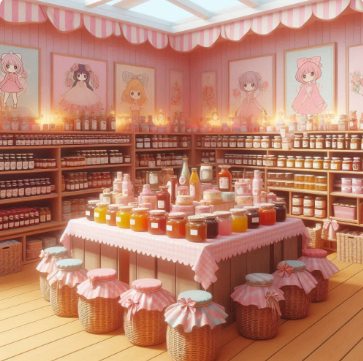
#> input picture src/UiMain/Ventanas/imagenes/carrito.png, 363 x 361 px; its folder holds 5 pictures in this run
$ python main.py
#> lines starting #> are read from the running program, lines starting #| are printed output that depends on the picture; pictures that were not available may be replaced by others from this repository, and a replacement may not be noted
# Este módulo pertenece al paquete 'UIMain' y contiene clases relacionadas con la interfaces de usuario y las funcionalidades
# Incluye la clase 'Main' que representa la interfaz y las interacciones en la aplicacion
# y métodos para su manipulación.
#
# Esta clase representa la interfaz de la aplicacion para la interaccion con  el usuario
#
#
# AUTORES: - Sebastian Estrada Villa
#          - Valentina Luján Robledo
#          - Santiago Ochoa Quintero


#Importacion tkinter
from tkinter import *
import tkinter as tk
from tkinter import messagebox
from PIL import Image, ImageTk  # Para redimensionar imágenes
from pathlib import Path

#Rutas de las imagenes
directorio_script = Path(__file__).parent

ruta_tienda = directorio_script / "imagenes" / "tienda.png"
ruta_carrito = directorio_script / "imagenes" / "carrito.png"
ruta_precio = directorio_script / "imagenes" / "precio.png"
ruta_cajera = directorio_script / "imagenes" / "cajera.png"
ruta_productos = directorio_script / "imagenes" / "productos.png"

ruta_sebastian1 = directorio_script / "imagenes" / "sebastian1.png"
ruta_sebastian2 = directorio_script / "imagenes" / "sebastian2.png"
ruta_sebastian3 = directorio_script / "imagenes" / "sebastian3.png"
ruta_sebastian4 = directorio_script / "imagenes" / "sebastian4.png"

ruta_valentina1 = directorio_script / "imagenes" / "valentina1.png"
ruta_valentina2 = directorio_script / "imagenes" / "valentina2.png"
ruta_valentina3 = directorio_script / "imagenes" / "valentina3.png"
ruta_valentina4 = directorio_script / "imagenes" / "valentina4.png"

ruta_santiago1 = directorio_script / "imagenes" / "santiago1.png"
ruta_santiago2 = directorio_script / "imagenes" / "santiago2.png"
ruta_santiago3 = directorio_script / "imagenes" / "santiago3.png"
ruta_santiago4 = directorio_script / "imagenes" / "santiago4.png"


#Creacion ventana
ventanaMain = tk.Tk()
ventanaMain.title('Inicio - Delicia Fresca')

# Ajustar ventana principal al tamaño de la pantalla
ventanaMain.state('zoomed')

# Redimensiona imágenes
def redimensionar_imagen(ruta_imagen, ancho, alto):
#> called with ancho = 300, alto = 300
    img = Image.open(ruta_imagen)
#> img is the input picture: PIL image 363x361 RGBA; mean R, G, B, A 187, 132.8, 111.7, 255
    img = img.resize((ancho, alto), Image.LANCZOS)
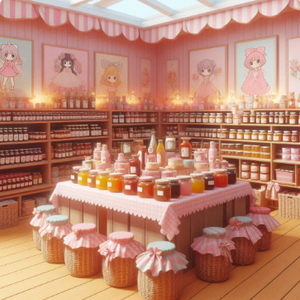
#> img: PIL image 300x300 RGBA; mean R, G, B, A 187, 132.8, 111.7, 255
    return ImageTk.PhotoImage(img)


#Funciones Eventos
#Evento click  - Cambio hoja de vida
# [80 lines left out: functions mensaje, nueva_ventana, descripcion_proyecto, not called in this run]


rutasImagenesSistema = [
    ruta_carrito,
    ruta_productos,
    ruta_cajera,
    ruta_precio,
    ruta_tienda
]

image_index = 0

# [6 lines left out: function cambiarImagen, not called in this run]


def salir_y_guardar():
        """Sale de la aplicación."""
        ventanaMain.destroy()


#Frame 1 - Parte izquierda de la pantalla
frame1 = tk.Frame(ventanaMain, bg="#f8d5e1", borderwidth=2, relief="sunken")
frame1.grid(row=0, column=0, sticky="nsew")
ventanaMain.grid_rowconfigure(0, weight=1)
ventanaMain.grid_columnconfigure(0, weight=1)

subFrame1_1 = tk.Frame(frame1, bg="#f2a6c2", borderwidth=2, relief="sunken")
subFrame1_1.pack(fill='both', expand=True, padx=10, pady=10)

saludoBienvenida = tk.Label(subFrame1_1, font=("Georgia", 15), text="Bienvenido a Delicia Fresca", bg="#fbcfe0", borderwidth=2, relief="sunken")
saludoBienvenida.pack(pady=20)


#Subframe 1 Frame parte derecha Boton para avanzar a la siguiente ventana
subFrame1_2 = tk.Frame(frame1, bg="#ff8fc5", borderwidth=2, relief="sunken")
subFrame1_2.pack(fill='both', expand=True, padx=10, pady=10)
ventanaMain.grid_rowconfigure(0, weight=1)
ventanaMain.grid_columnconfigure(1, weight=1)

# Cargar imagen redimensionada
imagenSis = redimensionar_imagen(ruta_carrito, 300, 300)
labelImagenSistema = tk.Label(subFrame1_2, image=imagenSis, bg="#fbcfe0", borderwidth=2, relief="sunken")
labelImagenSistema.pack(pady=20)
labelImagenSistema.bind("<Leave>", cambiarImagen)


# Botón para avanzar a la siguiente ventana
siguienteVentana = tk.Button(subFrame1_2, text="Ir a la ventana principal", command=nueva_ventana, bg="#ff8fc5", font=("Georgia", 14, "bold"), fg="#ffffff", border=3, relief="raised")
siguienteVentana.place(relx=0.05, rely=0.7, relheight=0.15, relwidth=0.9)


#Frame 2 - Parte derecha de la ventana
frame2 = tk.Frame(ventanaMain, bg="#f8d5e1", borderwidth=2, relief="sunken")
frame2.grid(row=0, column=1, sticky="nsew")

subFrame2_1 = tk.Frame(frame2, bg="#f2a6c2", borderwidth=2, relief="sunken")
subFrame2_1.pack(fill='both', expand=True, padx=10, pady=10)

hojaDeVida = tk.Label(subFrame2_1, bg="#fbcfe0",text="Valentina Luján Robledo", font=("Georgia", 16), anchor = "center")
hojaDeVida.pack(pady=10, fill = 'both', expand = True)

hojaDeVida.bind("<Button-1>", mensaje)

hojaDeVida2 = tk.Label(subFrame2_1, bg="#fbcfe0", text="Estudio Ingeniería de Sistemas e Informática \n\nMe gusta la música, bailar y aprender cosas nuevas ", font=("Georgia", 12), justify="center", anchor = "center")
hojaDeVida2.pack(pady=10, fill='both', expand=True)

hojaDeVida2.bind("<Button-1>", mensaje)


# Subframe para las imágenes
subFrame2_2 = tk.Frame(frame2, bg="#ff8fc5", borderwidth=2, relief="sunken")
subFrame2_2.pack(fill='both', expand=True, padx=10, pady=10)

# Configurar el grid para que las imágenes se ajusten correctamente
subFrame2_2.grid_rowconfigure(0, weight=1)
subFrame2_2.grid_rowconfigure(1, weight=1)
subFrame2_2.grid_columnconfigure(0, weight=1)
subFrame2_2.grid_columnconfigure(1, weight=1)


# Imágenes de los integrantes redimensionadas
imagen1 = redimensionar_imagen(ruta_valentina1, 150, 150)
#> call 2 of redimensionar_imagen, with ancho = 150, alto = 150
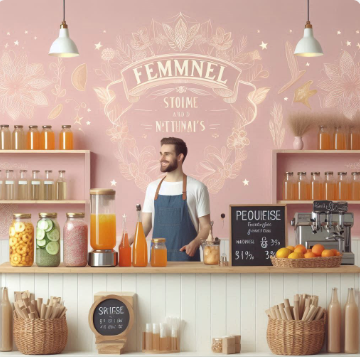
#> input picture src/UiMain/Ventanas/imagenes/cajera.png, 360 x 357 px, given in place of valentina1.png, which was not available
#> in redimensionar_imagen, img is the input picture: PIL image 360x357 RGBA; mean R, G, B, A 194.1, 164.9, 148.9, 255
#> in redimensionar_imagen (call 2), `img = img.resize((ancho, alto), Image.LANCZOS)`:
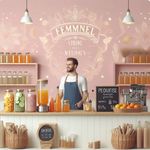
#> img: PIL image 150x150 RGBA; mean R, G, B, A 194.1, 164.9, 148.9, 255
labelImagen1 = tk.Label(subFrame2_2, image=imagen1, borderwidth=2, relief="solid", bg="#ff8fc5")
labelImagen1.grid(row=0, column=0, padx=1, pady=1, sticky="nsew")
labelImagen1.image = imagen1

imagen2 = redimensionar_imagen(ruta_valentina2, 200, 200)
#> call 3 of redimensionar_imagen, with ancho = 200, alto = 200
#> in redimensionar_imagen (call 3), `img = img.resize((ancho, alto), Image.LANCZOS)`:
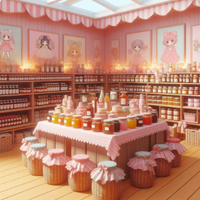
#> img: PIL image 200x200 RGBA; mean R, G, B, A 187, 132.8, 111.7, 255
labelImagen2 = tk.Label(subFrame2_2, image=imagen2, borderwidth=2, relief="solid", bg="#ff8fc5")
labelImagen2.grid(row=0, column=1, padx=1, pady=1, sticky="nsew")
labelImagen2.image = imagen2

imagen3 = redimensionar_imagen(ruta_valentina3, 200, 200)
labelImagen3 = tk.Label(subFrame2_2, image=imagen3, borderwidth=2, relief="solid", bg="#ff8fc5")
labelImagen3.grid(row=1, column=0, padx=1, pady=1, sticky="nsew")
labelImagen3.image = imagen3

#> (the run stopped early here; a loop or call above may not have finished)
